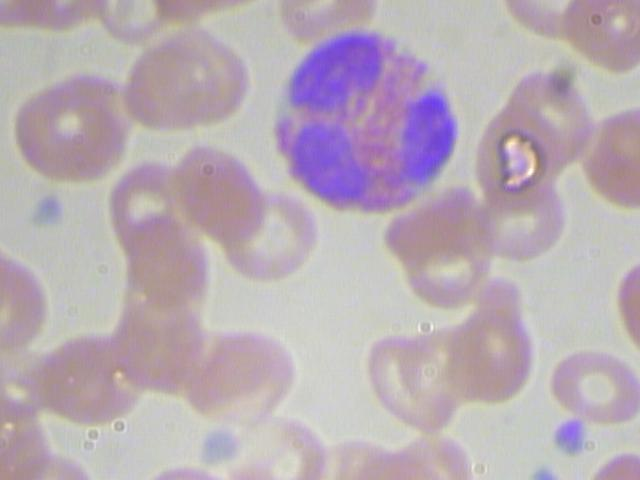
#> input picture wbc_segmentation/data/dataset-master/JPEGImages/BloodImage_00220.jpg, 640 x 480 px
$ python -i watershed_no_marker.py   (imports and definitions only)
#> lines starting #> are read from the running program, lines starting #| are printed output that depends on the picture; after the words box and inside, x2 and y2 are one past the last pixel; in counts of white or black regions, pixels touching at a corner belong together
import cv2
import numpy as np

def watershed_without_markers(image):
    _, thresh = cv2.threshold(
        image, 0, 255, cv2.THRESH_BINARY + cv2.THRESH_OTSU
    )
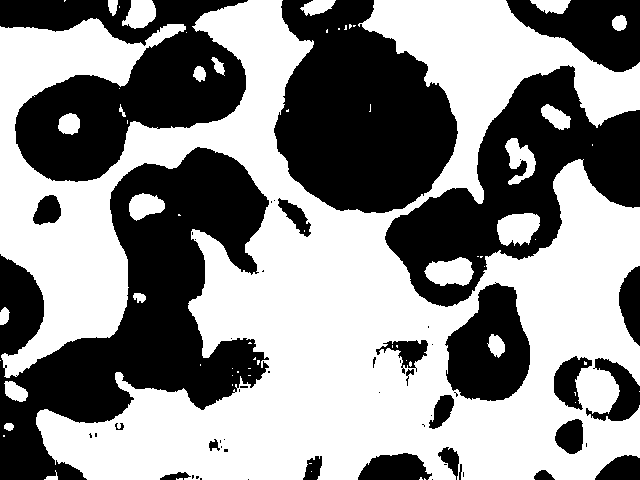
#> thresh: shape (480, 640); 55.2% white; 56 black regions (32 under 20 px), largest, box (x1, y1, x2, y2) and area: (0, 147, 269, 480) 39693, (274, 0, 458, 213) 27450, (385, 65, 640, 307) 23904

    kernel = np.ones((3,3), np.uint8)
    sure_bg = cv2.dilate(thresh, kernel, iterations=2)
#> sure_bg: shape (480, 640); 61.8% white; 28 black regions (7 under 20 px), largest, box (x1, y1, x2, y2) and area: (0, 150, 267, 480) 31892, (276, 0, 455, 211) 25335, (0, 0, 244, 179) 20139

    dist_transform = cv2.distanceTransform(thresh, cv2.DIST_L2, 5)
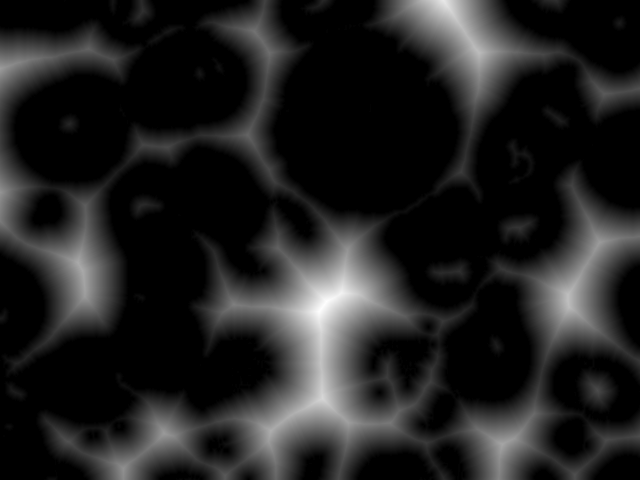
#> dist_transform: shape (480, 640) float32; min 0, max 68.74, mean 9.1; drawn with min black and max white
    _, sure_fg = cv2.threshold(
        dist_transform, 0.3 * dist_transform.max(), 255, 0
    )
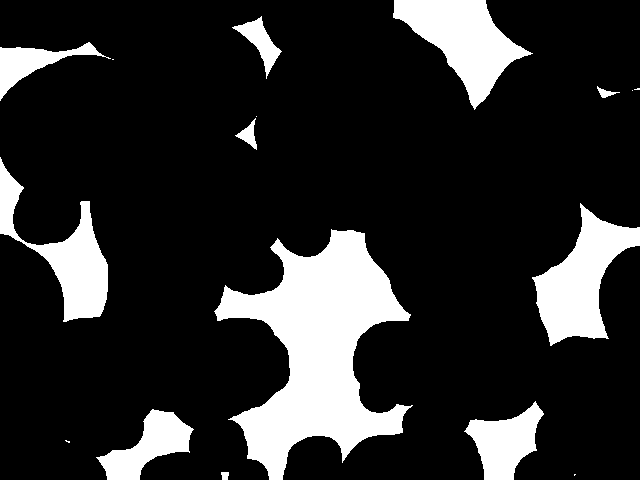
#> sure_fg: shape (480, 640) float32; 17.2% white; 17 white regions (6 under 20 px), largest, box (x1, y1, x2, y2) and area: (214, 229, 413, 480) 23372, (532, 203, 640, 346) 7006, (393, 0, 533, 110) 6845

    sure_fg = np.uint8(sure_fg)
    unknown = cv2.subtract(sure_bg, sure_fg)
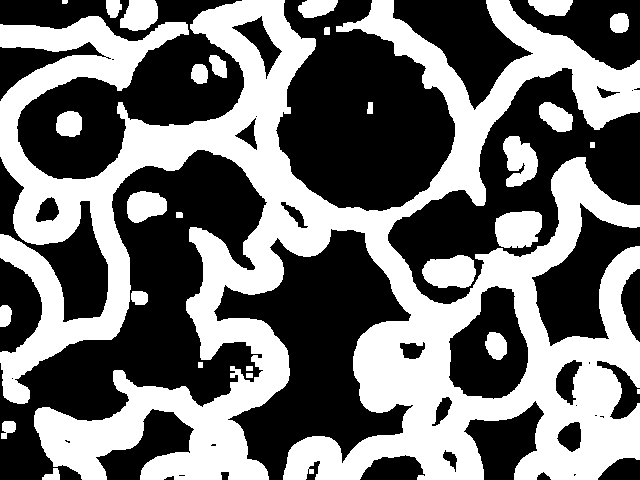
#> unknown: shape (480, 640); 44.6% white; 28 white regions (1 under 20 px), largest, box (x1, y1, x2, y2) and area: (0, 0, 640, 480) 126071, (495, 211, 542, 248) 1470, (422, 255, 476, 288) 1405

    _, markers = cv2.connectedComponents(sure_fg)
#> markers: shape (480, 640) int32; 18 distinct labels, from 0 to 17
    markers = markers + 1
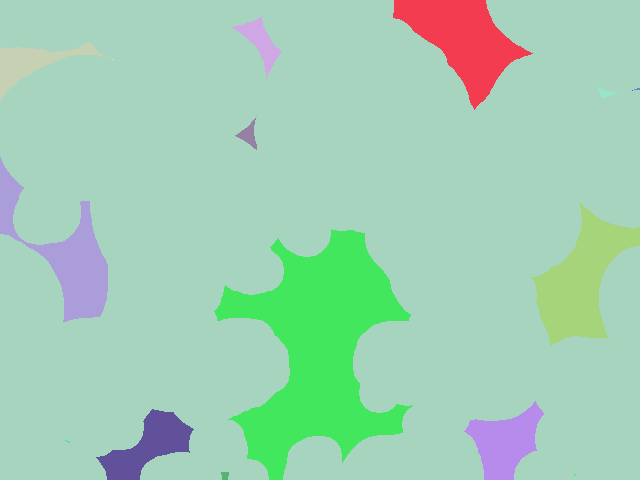
#> markers: shape (480, 640) int32; 18 distinct labels, from 1 to 18; one colour per label, 0 black
    markers[unknown == 255] = 0
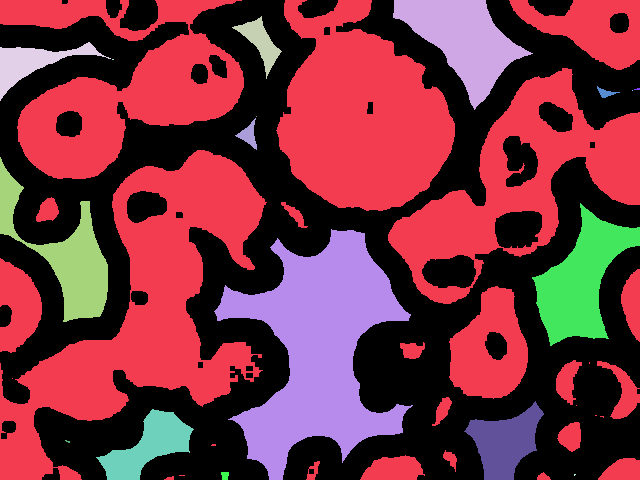
#> markers: shape (480, 640) int32; 19 distinct labels, from 0 to 18; one colour per label, 0 black

    markers = cv2.watershed(
        cv2.cvtColor(image, cv2.COLOR_GRAY2BGR), markers
    )
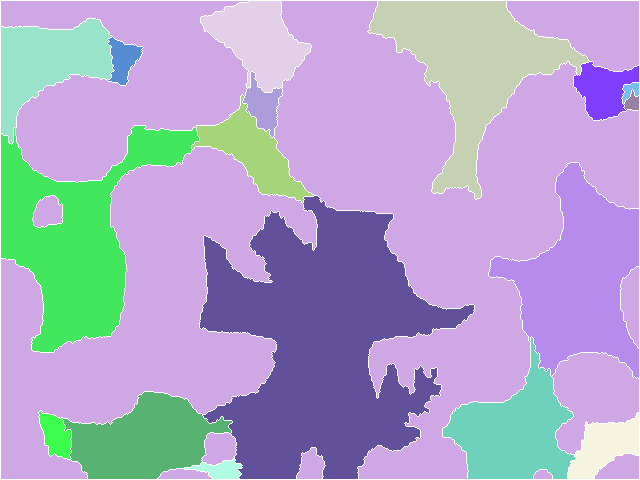
#> markers: shape (480, 640) int32; 19 distinct labels, from -1 to 18; one colour per label, 0 black, -1 white
    return markers

>>> import cv2
>>> picture = cv2.imread('../../wbc_segmentation/data/dataset-master/JPEGImages/BloodImage_00220.jpg', cv2.IMREAD_GRAYSCALE)
>>> result = watershed_without_markers(picture)

$ run again, on wbc_segmentation/data/dataset-master/JPEGImages/BloodImage_00221.jpg
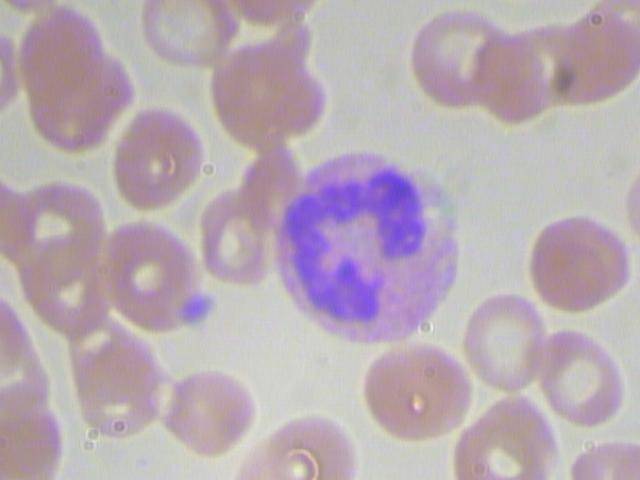
#> input picture wbc_segmentation/data/dataset-master/JPEGImages/BloodImage_00221.jpg, 640 x 480 px
#> in watershed_without_markers, `_, thresh = cv2.threshold( image, 0, 255, cv2.THRESH_BINARY + cv2.THRE..`:
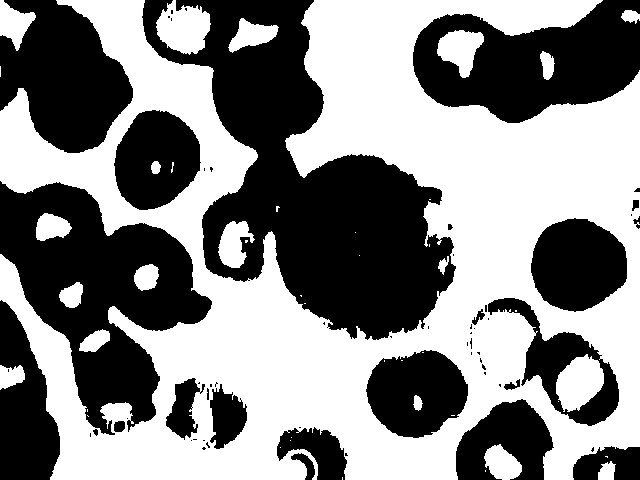
#> thresh: shape (480, 640); 52.5% white; 62 black regions (39 under 20 px), largest, box (x1, y1, x2, y2) and area: (142, 0, 456, 340) 45621, (0, 181, 212, 435) 25535, (413, 0, 640, 123) 17251
#> sure_bg: shape (480, 640); 59.1% white; 21 black regions (3 under 20 px), largest, box (x1, y1, x2, y2) and area: (145, 0, 453, 337) 40511, (0, 185, 209, 431) 22139, (415, 0, 640, 121) 15190
#> unknown: shape (480, 640); 41.4% white; 23 white regions, largest, box (x1, y1, x2, y2) and area: (0, 0, 640, 480) 101119, (395, 0, 640, 141) 10809, (154, 0, 213, 57) 2578
#> in watershed_without_markers, `markers = cv2.watershed( cv2.cvtColor(image, cv2.COLOR_GRAY2BGR), mark..`:
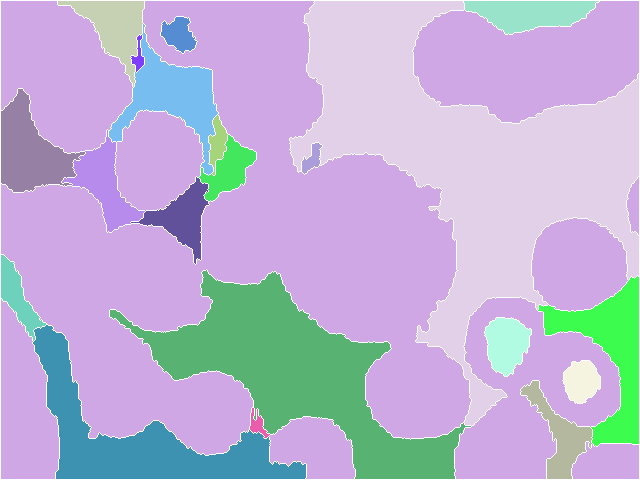
#> markers: shape (480, 640) int32; 22 distinct labels, from -1 to 21; one colour per label, 0 black, -1 white

$ run again, on wbc_segmentation/data/dataset-master/JPEGImages/BloodImage_00222.jpg
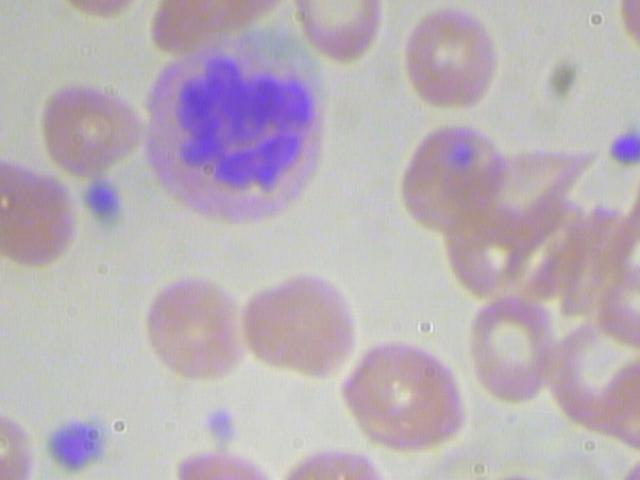
#> input picture wbc_segmentation/data/dataset-master/JPEGImages/BloodImage_00222.jpg, 640 x 480 px
#> in watershed_without_markers, `_, thresh = cv2.threshold( image, 0, 255, cv2.THRESH_BINARY + cv2.THRE..`:
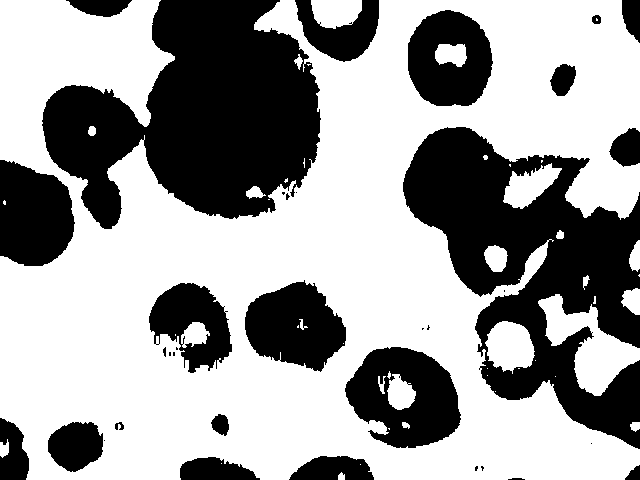
#> thresh: shape (480, 640); 61.7% white; 35 black regions (13 under 20 px), largest, box (x1, y1, x2, y2) and area: (42, 0, 321, 229) 38845, (403, 127, 640, 449) 35803, (345, 347, 461, 448) 7650
#> sure_bg: shape (480, 640); 67.3% white; 22 black regions (3 under 20 px), largest, box (x1, y1, x2, y2) and area: (45, 0, 318, 227) 35459, (405, 129, 640, 446) 29854, (348, 349, 458, 446) 6140
#> unknown: shape (480, 640); 45.4% white; 20 white regions, largest, box (x1, y1, x2, y2) and area: (0, 0, 640, 480) 112395, (0, 394, 148, 480) 7903, (526, 0, 640, 120) 7382
#> in watershed_without_markers, `markers = cv2.watershed( cv2.cvtColor(image, cv2.COLOR_GRAY2BGR), mark..`:
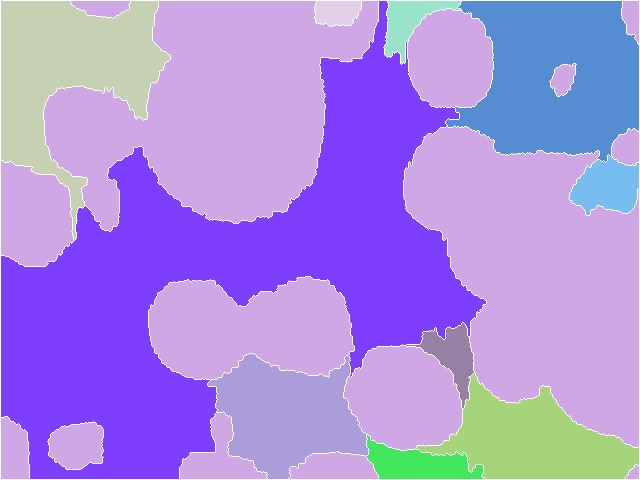
#> markers: shape (480, 640) int32; 12 distinct labels, from -1 to 11; one colour per label, 0 black, -1 white

$ run again, on wbc_segmentation/data/dataset-master/JPEGImages/BloodImage_00223.jpg
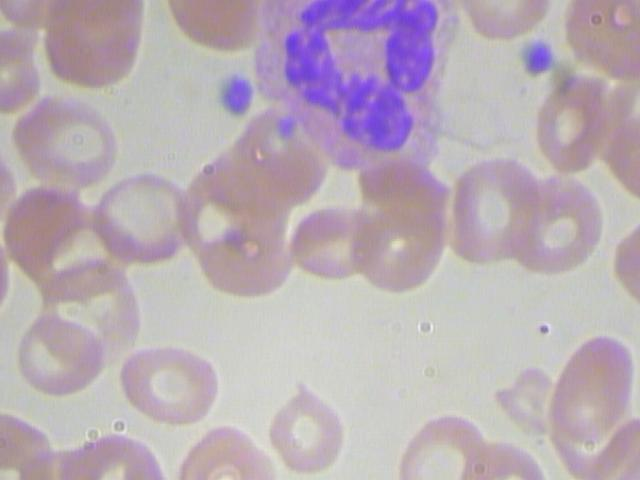
#> input picture wbc_segmentation/data/dataset-master/JPEGImages/BloodImage_00223.jpg, 640 x 480 px
#> thresh: shape (480, 640); 54.3% white; 61 black regions (38 under 20 px), largest, box (x1, y1, x2, y2) and area: (0, 0, 459, 395) 81278, (521, 0, 640, 198) 14390, (0, 0, 143, 114) 11485
#> sure_bg: shape (480, 640); 61.2% white; 31 black regions (12 under 20 px), largest, box (x1, y1, x2, y2) and area: (0, 0, 453, 308) 67482, (523, 0, 640, 195) 12603, (0, 0, 141, 112) 10512
#> unknown: shape (480, 640); 48.6% white; 30 white regions (1 under 20 px), largest, box (x1, y1, x2, y2) and area: (0, 0, 640, 480) 112607, (0, 0, 285, 245) 25549, (53, 121, 106, 166) 1891
#> in watershed_without_markers, `markers = cv2.watershed( cv2.cvtColor(image, cv2.COLOR_GRAY2BGR), mark..`:
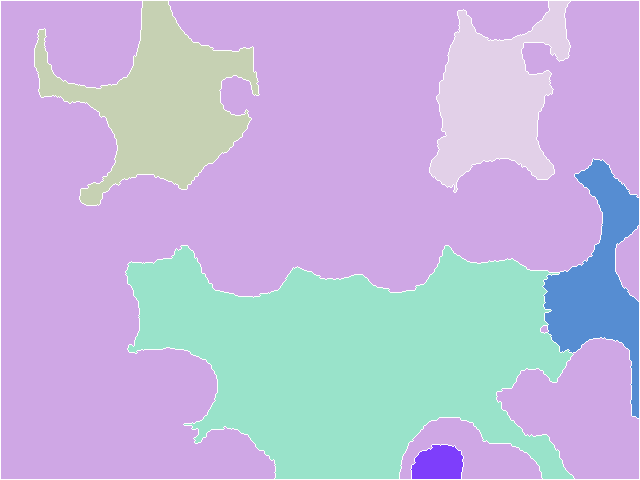
#> markers: shape (480, 640) int32; 7 distinct labels, from -1 to 6; one colour per label, 0 black, -1 white
